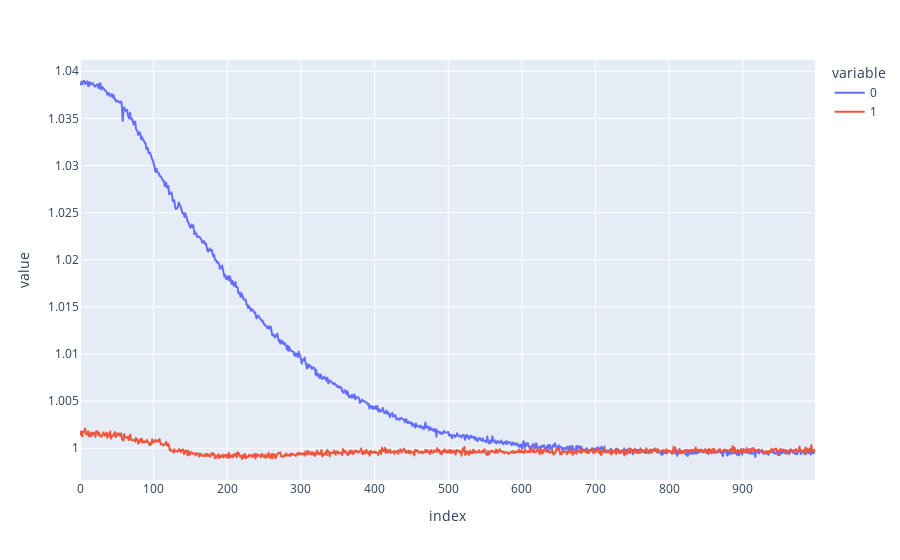

Notebook code for this chart:
### Code cell
coefficients = np.array([c.detach().numpy() for c in simple_model.coeffs])

px.line(coefficients.T)

### Figure 1 — Plotly figure (JSON) as saved in the notebook; plotly's stock layout.template omitted (floating-point values rounded to 4 significant figures; data arrays with more than 128 entries replaced by an {"elided": "..."} marker saying what was removed)
{"data": [{"hovertemplate": "variable=0<br>index=%{x}<br>value=%{y}<extra></extra>", "legendgroup": "0", "line": {"color": "#636efa", "dash": "solid"}, "marker": {"symbol": "circle"}, "mode": "lines", "name": "0", "showlegend": true, "type": "scattergl", "x": {"elided": "999 int values"}, "xaxis": "x", "y": {"elided": "999 float values"}, "yaxis": "y"}, {"hovertemplate": "variable=1<br>index=%{x}<br>value=%{y}<extra></extra>", "legendgroup": "1", "line": {"color": "#EF553B", "dash": "solid"}, "marker": {"symbol": "circle"}, "mode": "lines", "name": "1", "showlegend": true, "type": "scattergl", "x": {"elided": "999 int values"}, "xaxis": "x", "y": {"elided": "999 float values"}, "yaxis": "y"}], "layout": {"legend": {"title": {"text": "variable"}, "tracegroupgap": 0}, "margin": {"t": 60}, "xaxis": {"anchor": "y", "domain": [0, 1], "title": {"text": "index"}}, "yaxis": {"anchor": "x", "domain": [0, 1], "title": {"text": "value"}}}}
